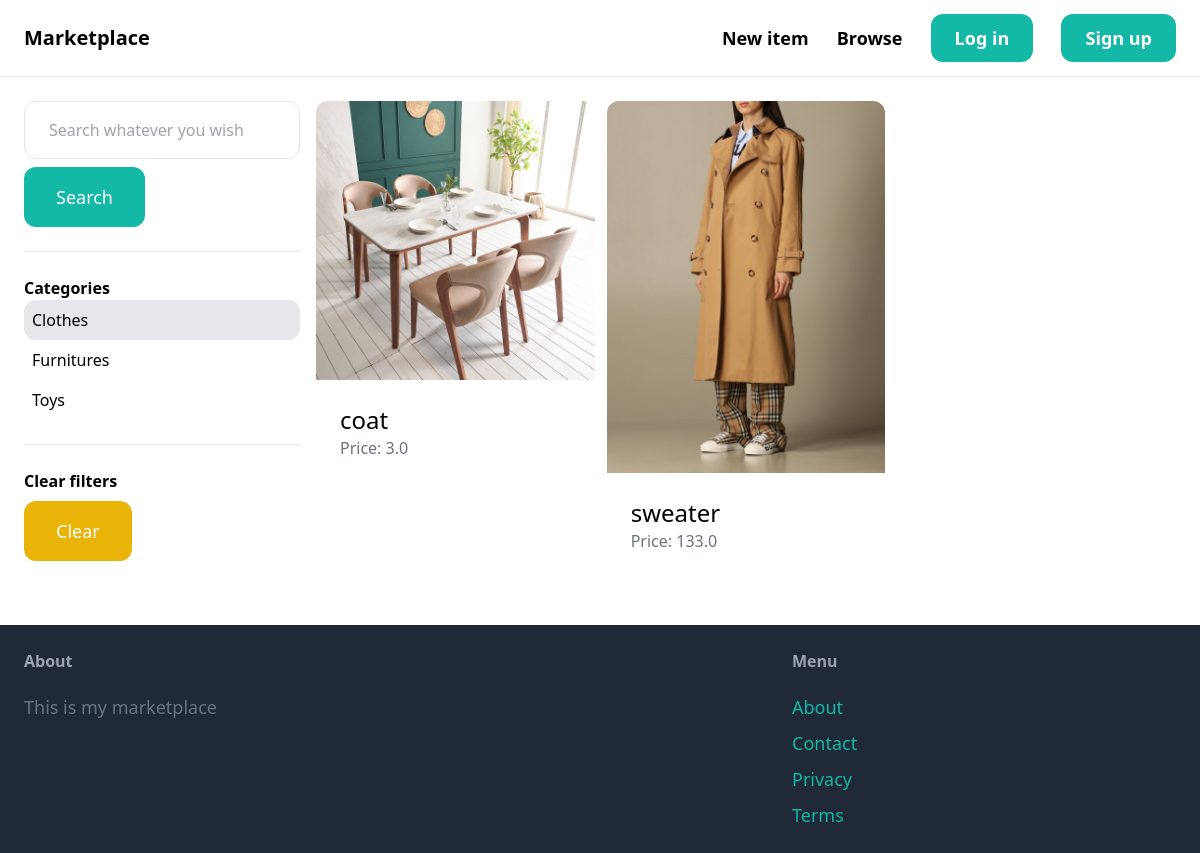
Page /items/?query=&category=3 on the earlier database version.
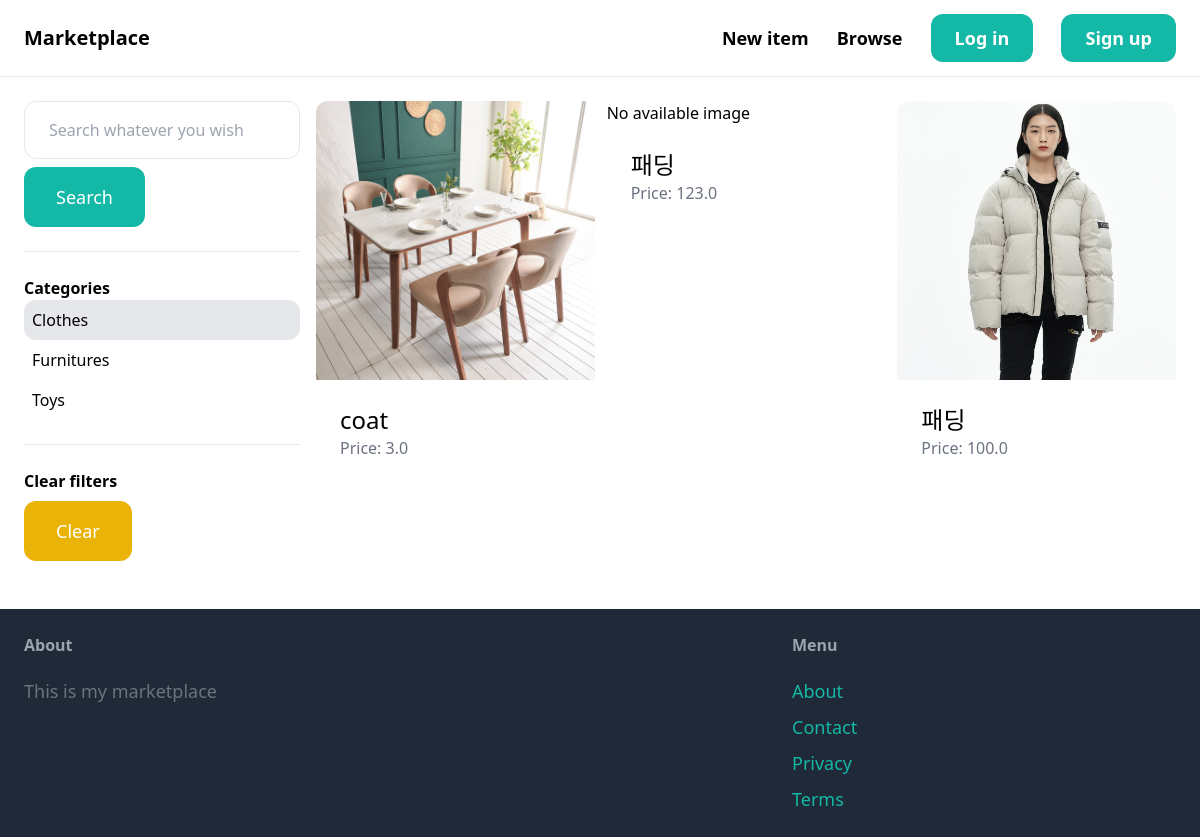
Same page on the later database version.
### item/models.py (models this page shows, shortened)
class Category(models.Model):
    name = models.CharField(max_length=255)
    class Meta:
        ordering = ('name',)
        verbose_name_plural = 'Categories'
    def __str__(self):
        return self.name

class Item(models.Model):
    category = models.ForeignKey(Category, related_name='items', on_delete=models.CASCADE)
    name = models.CharField(max_length=255)
    description = models.TextField(blank=True, null=True)
    price =models.FloatField()
    image = models.ImageField(upload_to='item_images', blank=True, null=True)
    is_sold = models.BooleanField(default=False)
    created_by = models.ForeignKey(User, related_name='items', on_delete=models.CASCADE)
    created_at = models.DateTimeField(auto_now_add=True)

### item/views.py (the view)
# urls.py: path('', views.items, name='items'),
def items(request):
    query = request.GET.get('query', '')
    category_id = request.GET.get('category', 0)
    categories = Category.objects.all()
    items = Item.objects.filter(is_sold=False)
    if category_id:
        items = items.filter(category_id=category_id)
    if query:
        items = items.filter(Q(name__icontains=query) | Q(description__icontains=query))
    return render(request, 'item/browse.html',{
        'items' : items,
        'query' : query,
        'categories': categories,
        'category_id' : int(category_id),
    })

### item/templates/item/browse.html (shortened to what this page needs)
{% extends 'core/base.html' %}
{% block content %}
    <div class="pb-6 grid grid-cols-4 gap-4">
        <div class="col-span-1">
            <form method="get" action="{% url 'item:items' %}">
                <input name="query" class="w-full py-4 px-6 border rounded-xl" type="text" value="{{query}}" placeholder="Search whatever you wish">
                <button class="mt-2 py-4 px-8 text-lg bg-teal-500 text-white rounded-xl">Search</button>
            </form>
            <hr class="my-6">
            <p class="font-semibold">Categories</p>
            <ul>
                {% for category in categories %}
                    <li class="py-2 px-2 rounded-xl{% if category.id == category_id %} bg-gray-200{% endif %}">
                       <a href="{% url 'item:items' %}?query={{query}}&category={{category.id}}">{{category}}</a>
                    </li>
                {% endfor %}
            </ul>
            <hr class="my-6">
            <p class="font-semibold">Clear filters</p>
            <ul>
                <li><a href="{% url 'item:items' %}" class="mt-2 py-4 px-8 inline-block bg-yellow-500 text-lg rounded-xl text-white">Clear</a>
        </div>
        <div class="col-span-3">
            <div class="grid grid-cols-3 gap-3">
                {% for item in items %}
                    <div>
                        <a href="{% url 'item:detail' item.id %}">
                            <div>
                                {% if item.image %}
                                <img src="{{ item.image.url }}" class="rounded-t-xl">
                                {% else %}
                                <p>No available image</p>
                                {% endif %}
                            </div>
                                <div class="p-6 bg-white rounded-b-xl">
                                    <h2 class="text-2xl">{{ item.name }}</h2>
                                    <p class="text-gray-500">Price: {{ item.price}}</p>
                                </div>
                            </a>
                    </div>
                {% endfor %}
            </div>
        </div>
    </div>
{% endblock%}

Differences in the rows shown:
removed Item: image (picture), name "sweater", price "133.0"
added Item: image "No available image", name "패딩", price "123.0"
added Item: image (picture), name "패딩", price "100.0"
